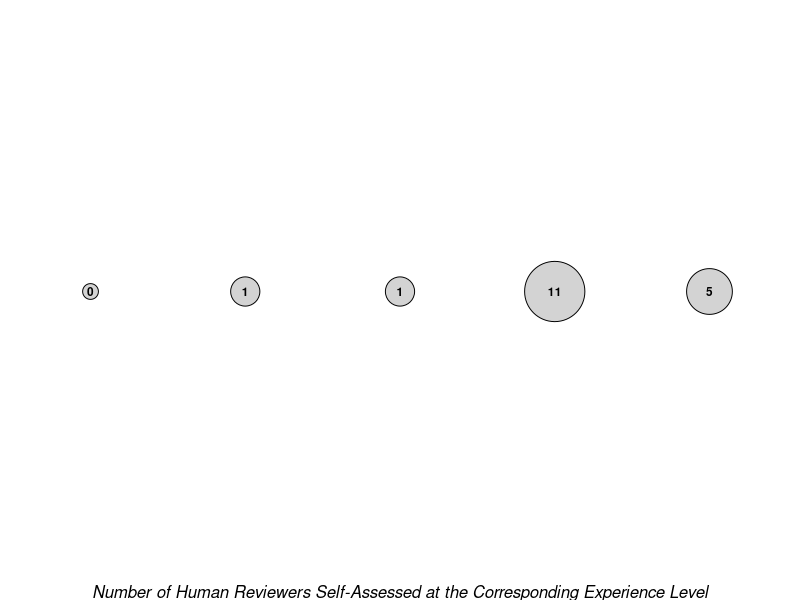
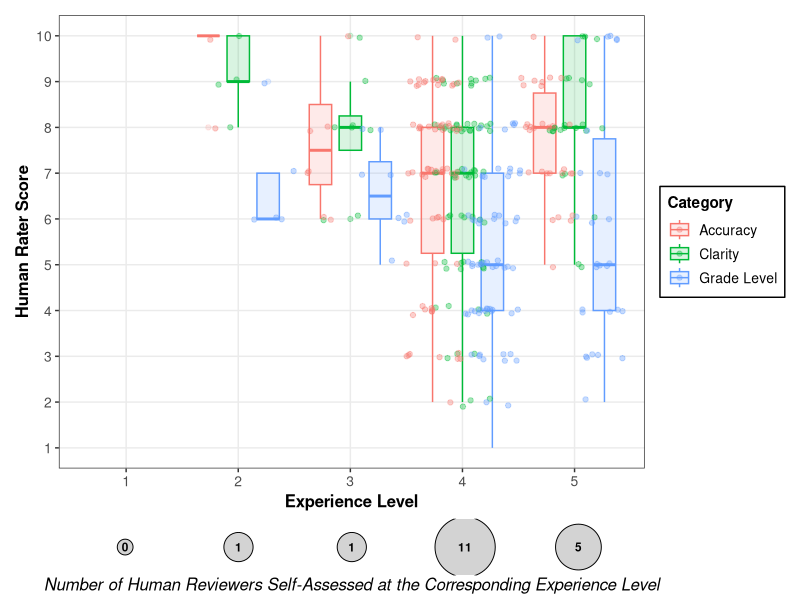

These charts were generated, in order, by the following R code:
library(ggplot2)
library(tidyr)
library(dplyr)
library(readr)
library(ggbeeswarm)
library(patchwork)


Clarity <- read.csv('./data/Lay Summary Evaluation Assignments - Clarity.csv', skip = 1)
GradeScore <- read.csv('./data/Lay Summary Evaluation Assignments - Grade Level.csv', skip = 1)
Accuracy <- read.csv('./data/Lay Summary Evaluation Assignments - Accuracy.csv', skip = 1)

Clarity$Category <- "Clarity"
GradeScore$Category <- "Grade Level"
Accuracy$Category <- "Accuracy"
data_combined <- rbind(Clarity, GradeScore, Accuracy)

data_long <- data_combined %>%
  pivot_longer(cols = c(X1, X2, X3, X4, X5),
               names_to = "Experience_Level",
               values_to = "Score") %>%
  filter(!is.na(Score))  # Remove NA values


# Clean up the Experience_Level labels (remove 'X')
data_long$Experience_Level <- gsub("X", "", data_long$Experience_Level)
data_long
ExperiencePlot<-ggplot(data_long, aes(x = Experience_Level, y = Score, color = Category)) +
  geom_boxplot(data = data_long,aes(group = interaction(Experience_Level, Category), fill = Category),
               alpha = 0.15, width = 0.6, position = position_dodge(width = 0.8)) +
  geom_jitter(aes(color = Category),
              position = position_jitterdodge(jitter.width = 0.5, jitter.height = 0.1, dodge.width = 0.8),
              size = 1.5, alpha = 0.35)  +
  scale_x_discrete(limits = c("1", "2", "3", "4", "5"), drop = FALSE) +
  # scale_color_manual(values = c("Clarity" = "#00A86B",
  #                               "Grade Level" = "#003366",
  #                               "Accuracy" = "#90EE90")) +
  scale_size_continuous(range = c(2, 10)) +
  scale_y_continuous(breaks = 1:10, limits = c(1, 10)) +
  theme_minimal() +
  labs(x = "Experience Level", y = "Human Rater Score", size = "Count") +
  theme_bw() +  # Clean white background
  theme(
    panel.grid.minor = element_blank(),  # Remove minor gridlines
    legend.position = "right",  # Position on right of the plot
    legend.background = element_rect(fill = "white", color = "black"),
    axis.title = element_text(size = 12, face = "bold"),
    axis.text = element_text(size = 10),
    legend.title = element_text(size = 11, face = "bold"),
    legend.text = element_text(size = 10),
    plot.title = element_text(size = 12, face = "bold", hjust = 0.5)
    
  )

counts <- data.frame(expertise = 1:5, n = c(0, 1, 1, 11, 5))

p2 <- ggplot(counts, aes(x = expertise, y = 1, size = n, label = n)) +
  geom_point(aes(size = n), shape = 21, fill = "lightgrey") +
  geom_text(size = 3, fontface = "bold") +
  labs(x = "Number of Human Reviewers Self-Assessed at the Corresponding Experience Level") +
  scale_size_continuous(range = c(5, 20))+
  scale_x_continuous(limits = c(0.65, 5.35)) +
  theme_void() +
  
  theme(legend.position = "none",
        axis.title.x = element_text(size = 12, face = "italic"))

p2
Combined <- ExperiencePlot / p2 + plot_layout(heights = c(8, 1))
Combined 
#ggsave("Figure4.png", Combined, width = 8, height = 7, dpi = 300)